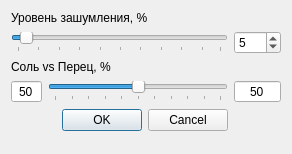
<?xml version="1.0" encoding="UTF-8"?>
<ui version="4.0">
 <class>salt_and_pepper_Dialog</class>
 <widget class="QWidget" name="salt_and_pepper_Dialog">
  <property name="geometry">
   <rect>
    <x>0</x>
    <y>0</y>
    <width>292</width>
    <height>154</height>
   </rect>
  </property>
  <property name="windowTitle">
   <string>Настройки атаки &quot;Соль &amp; Перец&quot;</string>
  </property>
  <property name="windowIcon">
   <iconset resource="icons.qrc">
    <normaloff>:/icons/icons/salt_and_pepper.svg</normaloff>:/icons/icons/salt_and_pepper.svg</iconset>
  </property>
  <layout class="QGridLayout" name="gridLayout">
   <item row="0" column="0" colspan="2">
    <widget class="QLabel" name="label_level">
     <property name="text">
      <string>Уровень зашумления, %</string>
     </property>
    </widget>
   </item>
   <item row="1" column="0" colspan="2">
    <widget class="QSlider" name="amount_Slider">
     <property name="minimum">
      <number>1</number>
     </property>
     <property name="maximum">
      <number>100</number>
     </property>
     <property name="singleStep">
      <number>5</number>
     </property>
     <property name="sliderPosition">
      <number>5</number>
     </property>
     <property name="orientation">
      <enum>Qt::Horizontal</enum>
     </property>
     <property name="tickPosition">
      <enum>QSlider::TicksBelow</enum>
     </property>
     <property name="tickInterval">
      <number>10</number>
     </property>
    </widget>
   </item>
   <item row="1" column="2">
    <widget class="QSpinBox" name="amount_spinBox">
     <property name="minimum">
      <number>1</number>
     </property>
     <property name="maximum">
      <number>100</number>
     </property>
     <property name="singleStep">
      <number>5</number>
     </property>
     <property name="value">
      <number>5</number>
     </property>
    </widget>
   </item>
   <item row="2" column="0" colspan="2">
    <widget class="QLabel" name="label_salt_vs_pepper">
     <property name="text">
      <string>Соль vs Перец, %</string>
     </property>
    </widget>
   </item>
   <item row="3" column="0">
    <widget class="QSpinBox" name="salt_spinBox">
     <property name="toolTip">
      <string>Процент соли к перцу от общего уровня зашумления</string>
     </property>
     <property name="alignment">
      <set>Qt::AlignCenter</set>
     </property>
     <property name="readOnly">
      <bool>true</bool>
     </property>
     <property name="buttonSymbols">
      <enum>QAbstractSpinBox::NoButtons</enum>
     </property>
     <property name="maximum">
      <number>100</number>
     </property>
     <property name="singleStep">
      <number>5</number>
     </property>
     <property name="value">
      <number>50</number>
     </property>
    </widget>
   </item>
   <item row="3" column="1">
    <widget class="QSlider" name="salt_vs_pepper_Slider">
     <property name="minimum">
      <number>-50</number>
     </property>
     <property name="maximum">
      <number>50</number>
     </property>
     <property name="singleStep">
      <number>5</number>
     </property>
     <property name="value">
      <number>0</number>
     </property>
     <property name="sliderPosition">
      <number>0</number>
     </property>
     <property name="orientation">
      <enum>Qt::Horizontal</enum>
     </property>
     <property name="tickPosition">
      <enum>QSlider::TicksBelow</enum>
     </property>
     <property name="tickInterval">
      <number>10</number>
     </property>
    </widget>
   </item>
   <item row="3" column="2">
    <widget class="QSpinBox" name="pepper_spinBox">
     <property name="toolTip">
      <string>Процент перца к соли от общего уровня зашумления</string>
     </property>
     <property name="alignment">
      <set>Qt::AlignCenter</set>
     </property>
     <property name="readOnly">
      <bool>true</bool>
     </property>
     <property name="buttonSymbols">
      <enum>QAbstractSpinBox::NoButtons</enum>
     </property>
     <property name="maximum">
      <number>100</number>
     </property>
     <property name="singleStep">
      <number>5</number>
     </property>
     <property name="value">
      <number>50</number>
     </property>
    </widget>
   </item>
   <item row="4" column="0" colspan="2">
    <widget class="QDialogButtonBox" name="buttonBox_dialog">
     <property name="standardButtons">
      <set>QDialogButtonBox::Cancel|QDialogButtonBox::Ok</set>
     </property>
    </widget>
   </item>
   <item row="5" column="0" colspan="2">
    <spacer name="verticalSpacer">
     <property name="orientation">
      <enum>Qt::Vertical</enum>
     </property>
     <property name="sizeHint" stdset="0">
      <size>
       <width>20</width>
       <height>40</height>
      </size>
     </property>
    </spacer>
   </item>
  </layout>
 </widget>
 <resources>
  <include location="icons.qrc"/>
 </resources>
 <connections>
  <connection>
   <sender>amount_spinBox</sender>
   <signal>valueChanged(int)</signal>
   <receiver>amount_Slider</receiver>
   <slot>setValue(int)</slot>
   <hints>
    <hint type="sourcelabel">
     <x>262</x>
     <y>92</y>
    </hint>
    <hint type="destinationlabel">
     <x>129</x>
     <y>97</y>
    </hint>
   </hints>
  </connection>
  <connection>
   <sender>amount_Slider</sender>
   <signal>valueChanged(int)</signal>
   <receiver>amount_spinBox</receiver>
   <slot>setValue(int)</slot>
   <hints>
    <hint type="sourcelabel">
     <x>129</x>
     <y>97</y>
    </hint>
    <hint type="destinationlabel">
     <x>262</x>
     <y>92</y>
    </hint>
   </hints>
  </connection>
  <connection>
   <sender>buttonBox_dialog</sender>
   <signal>rejected()</signal>
   <receiver>salt_and_pepper_Dialog</receiver>
   <slot>close()</slot>
   <hints>
    <hint type="sourcelabel">
     <x>212</x>
     <y>221</y>
    </hint>
    <hint type="destinationlabel">
     <x>199</x>
     <y>149</y>
    </hint>
   </hints>
  </connection>
  <connection>
   <sender>buttonBox_dialog</sender>
   <signal>accepted()</signal>
   <receiver>salt_and_pepper_Dialog</receiver>
   <slot>close()</slot>
   <hints>
    <hint type="sourcelabel">
     <x>154</x>
     <y>73</y>
    </hint>
    <hint type="destinationlabel">
     <x>154</x>
     <y>52</y>
    </hint>
   </hints>
  </connection>
 </connections>
</ui>
